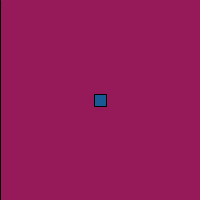
Frame 1 (no input)
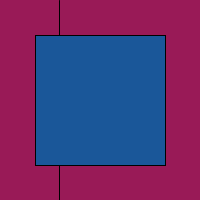
Frame 60 (the mouse pressed at the canvas centre just before this capture)
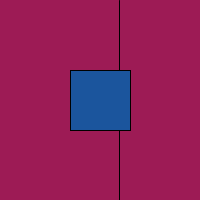
Frame 120 (the mouse held since frame 60 and released just before this capture)

The Processing sketch that drew these frames (run headless with seeded random() and noise(); from frame 60 on, the mouse is pressed at the canvas centre):

// Processing sketch: processing_79861
// ── processing_79861.pde

int diameter = 5;

float yPos = 10;
float xPos = 10;
int x=95;
int y=95;
float r=25;
float g=89;
float b=150;
int i=0;

void setup() { // setup() runs once
size(200, 200);

noFill();
frameRate(500);
}

void draw() { // draw() loops forever, until stopped
background(b,r,g);
y=y-1;
yPos=yPos+2;
if (x<1){
x=95;
xPos=10;
}
yPos=yPos+2;
x=x-1;
xPos=xPos+2;
if (y<1)
y=95;
yPos = 25;
fill(r,g,b);
line(i,0,i,500);
i=i+1;
r=r+(244-125)/5000.0;
g=g+(184-349)/5000.0;
b=b+(245-120)/2000.0;
rect(x,y,xPos,xPos);

}
